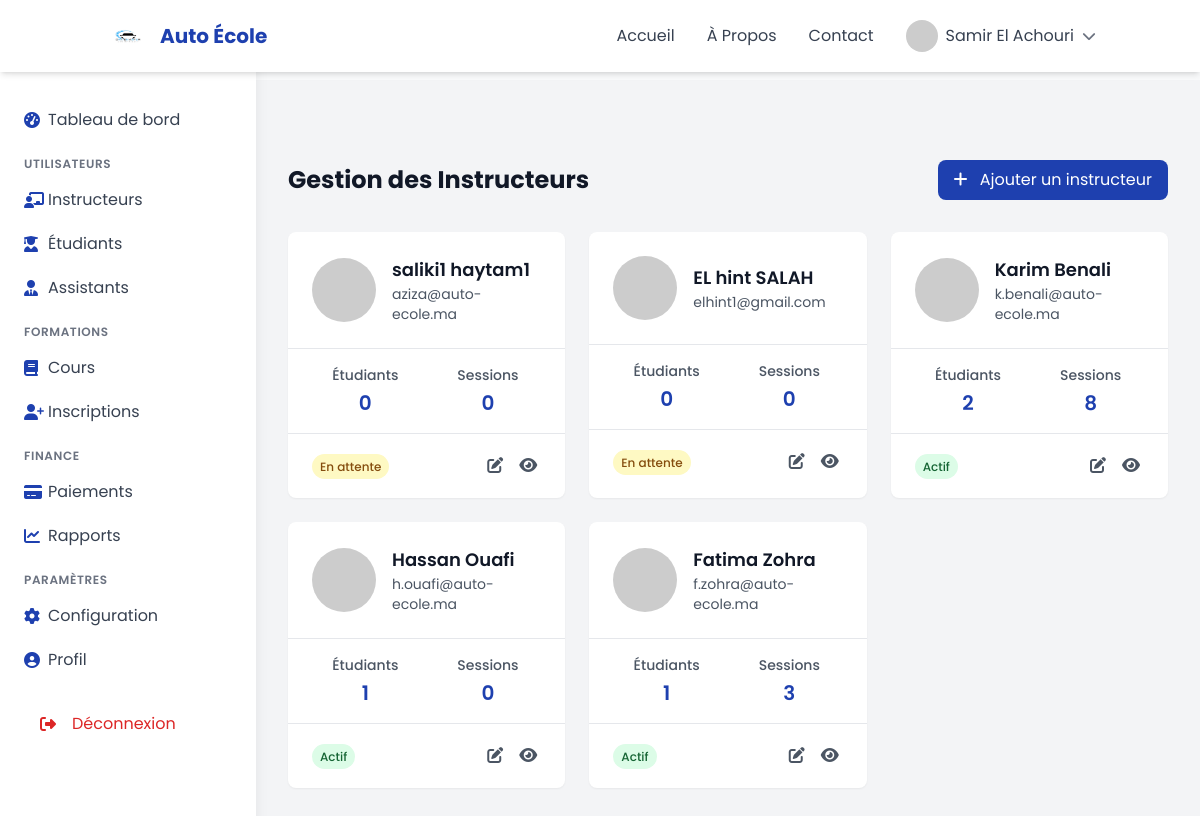
The page /pages/admin/users.php (signed in) on the database its author committed.
### tables this page shows
CREATE TABLE `users` (
  `id` int(11) NOT NULL,
  `first_name` varchar(50) NOT NULL,
  `last_name` varchar(50) NOT NULL,
  `email` varchar(100) NOT NULL,
  `password` varchar(255) NOT NULL,
  `phone` varchar(20) DEFAULT NULL,
  `date_of_birth` date DEFAULT NULL,
  `address` text,
  `role` enum('candidate','instructor','assistant','admin') NOT NULL,
  `status` enum('active','inactive','pending') DEFAULT 'pending',
  `created_at` timestamp NOT NULL DEFAULT CURRENT_TIMESTAMP,
  `updated_at` timestamp NOT NULL DEFAULT CURRENT_TIMESTAMP ON UPDATE CURRENT_TIMESTAMP,
  `failed_attempts` int(11) DEFAULT '0',
  `locked_until` datetime DEFAULT NULL,
  `profile_image` varchar(255) DEFAULT NULL
);

### includes/auth.php (called while the page is built, shortened)
<?php
require_once __DIR__ . '/../config/database.php';
class Auth {
    private static $instance = null;
    public static function getInstance() {
        if (self::$instance === null) {
            self::$instance = new self();
        }
        return self::$instance;
    }
    public function isLoggedIn() {
        return isset($_SESSION['user_id']) && $_SESSION['user_id'] > 0;
    }
}

### includes/functions.php (called while the page is built, shortened)
<?php
require_once __DIR__ . '/../config/database.php';
$db = DatabaseConnection::getInstance();
class AppFunctions {
    private static $instance = null;
    private $conn;
    private function __construct() {
        global $db;
        $this->conn = $db->getConnection();
    }
    public static function getInstance() {
        if (self::$instance === null) {
            self::$instance = new self();
        }
        return self::$instance;
    }
    public function getUserById($id) {
        $stmt = $this->conn->prepare("
            SELECT * FROM users WHERE id = ?
        ");
        $stmt->bind_param("i", $id);
        $stmt->execute();
        return $stmt->get_result()->fetch_assoc();
    }
    public function getStatusBadgeClass($status) {
        $classes = [
            'pending' => 'bg-yellow-100 text-yellow-800',
            'active' => 'bg-green-100 text-green-800',
            'completed' => 'bg-blue-100 text-blue-800',
            'cancelled' => 'bg-red-100 text-red-800',
            'suspended' => 'bg-orange-100 text-orange-800',
            'expired' => 'bg-gray-100 text-gray-800'
        ];
        return $classes[$status] ?? 'bg-gray-100 text-gray-800';
    }
    public function getStatusLabel($status) {
        switch ($status) {
            case 'pending':
                return 'En attente';
            case 'active':
                return 'Actif';
        }
    }
}
function getStatusBadgeClass($status) {
    return AppFunctions::getInstance()->getStatusBadgeClass($status);
}
function getStatusLabel($status) {
    return AppFunctions::getInstance()->getStatusLabel($status);
}

### config/database.php (called while the page is built, shortened)
<?php
class DatabaseConnection {
    private static $instance = null;
    private $connection;
    public function __construct() {
        try {
            $this->connection = new mysqli(DB_HOST, DB_USER, DB_PASS, DB_NAME, DB_PORT);
            $this->connection->set_charset("utf8mb4");
        } catch (Exception $e) {
            error_log($e->getMessage());
            die("Database connection error: " . $e->getMessage());
        }
    }
    public static function getInstance() {
        if (self::$instance === null) {
            self::$instance = new self();
        }
        return self::$instance;
    }
    public function getConnection() {
        return $this->connection;
    }
}

### pages/admin/users.php (the view, shortened to what this page needs)
<?php
require_once '../../config/database.php';
require_once '../../includes/auth.php';
require_once '../../includes/functions.php';
$db = new DatabaseConnection();
$conn = $db->getConnection();
$stmt = $conn->prepare("
    SELECT
        u.id,
        u.first_name,
        u.last_name,
        u.email,
        u.phone,
        u.profile_image,
        u.created_at,
        u.status,
        COUNT(DISTINCT e.id) as total_students,
        COUNT(DISTINCT s.id) as total_sessions
    FROM users u
    LEFT JOIN enrollments e ON u.id = e.instructor_id
    LEFT JOIN sessions s ON e.id = s.enrollment_id
    WHERE u.role = 'instructor'
    GROUP BY u.id
    ORDER BY u.created_at DESC
");
$stmt->execute();
$instructors = $stmt->get_result()->fetch_all(MYSQLI_ASSOC);
?>
<?php include '../../includes/header.php'; ?>
<div class="min-h-screen bg-gray-100">
    <?php include '../../includes/admin-sidebar.php'; ?>
    <div class="ml-64 p-8 pt-20">
        <div class="flex items-center justify-between mb-8">
            <h1 class="text-2xl font-bold text-gray-900">Gestion des Instructeurs</h1>
            <a href="/auto-ecole/pages/admin/add-instructor.php"
               class="px-4 py-2 bg-primary text-white rounded-lg hover:bg-accent transition-colors">
                <i class="fas fa-plus mr-2"></i>
                Ajouter un instructeur
            </a>
        </div>
        <div class="grid grid-cols-1 md:grid-cols-3 gap-6">
            <?php foreach ($instructors as $instructor): ?>
                <div class="bg-white rounded-lg shadow-sm overflow-hidden">
                    <div class="p-6">
                        <div class="flex items-center">
                            <img src="<?php echo $instructor['profile_image']
                                ? '/auto-ecole/assets/images/profiles/' . htmlspecialchars($instructor['profile_image'])
                                : 'https://ui-avatars.com/api/?name=' . urlencode($instructor['first_name'] . ' ' . $instructor['last_name']); ?>"
                                alt="Profile"
                                class="w-16 h-16 rounded-full object-cover">
                            <div class="ml-4">
                                <h2 class="text-lg font-semibold text-gray-900">
                                    <?php echo htmlspecialchars($instructor['first_name'] . ' ' . $instructor['last_name']); ?>
                                </h2>
                                <p class="text-sm text-gray-600">
                                    <?php echo htmlspecialchars($instructor['email']); ?>
                                </p>
                            </div>
                        </div>
                    </div>
                    <div class="border-t border-gray-200 px-6 py-4">
                        <div class="grid grid-cols-2 gap-4">
                            <div class="text-center">
                                <p class="text-sm font-medium text-gray-600">Étudiants</p>
                                <p class="mt-1 text-xl font-semibold text-primary">
                                    <?php echo $instructor['total_students']; ?>
                                </p>
                            </div>
                            <div class="text-center">
                                <p class="text-sm font-medium text-gray-600">Sessions</p>
                                <p class="mt-1 text-xl font-semibold text-primary">
                                    <?php echo $instructor['total_sessions']; ?>
                                </p>
                            </div>
                        </div>
                    </div>
                    <div class="border-t border-gray-200 px-6 py-4">
                        <div class="flex items-center justify-between">
                            <div>
                                <span class="px-2 py-1 text-xs font-medium rounded-full
                                    <?php echo getStatusBadgeClass($instructor['status']); ?>">
                                    <?php echo getStatusLabel($instructor['status']); ?>
                                </span>
                            </div>
                            <div class="flex space-x-2">
                                <button onclick="openStatusModal(<?php echo htmlspecialchars(json_encode($instructor)); ?>)"
                                        class="p-1 text-gray-600 hover:text-primary">
                                    <i class="fas fa-edit"></i>
                                </button>
                                <a href="/auto-ecole/pages/admin/instructor-detail.php?id=<?php echo $instructor['id']; ?>"
                                   class="p-1 text-gray-600 hover:text-primary">
                                    <i class="fas fa-eye"></i>
                                </a>
                            </div>
                        </div>
                    </div>
                </div>
            <?php endforeach; ?>
        </div>
    </div>
</div>

### includes/header.php (shortened to what this page needs)
<?php
require_once __DIR__ . '/auth.php';
require_once __DIR__ . '/functions.php';
function getUserProfileImage($userId) {
    try {
        $user = AppFunctions::getInstance()->getUserById($userId);
        return 'https://ui-avatars.com/api/?name=User';
    } catch (Exception $e) {
        error_log("Error getting user profile image: " . $e->getMessage());
        return 'https://ui-avatars.com/api/?name=User';
    }
}
function getUserFullName($userId) {
    try {
        $user = AppFunctions::getInstance()->getUserById($userId);
        if ($user && isset($user['first_name']) && isset($user['last_name'])) {
            return htmlspecialchars($user['first_name'] . ' ' . $user['last_name']);
        }
        return 'Utilisateur';
    } catch (Exception $e) {
        error_log("Error getting user full name: " . $e->getMessage());
        return 'Utilisateur';
    }
}
function isLoggedIn() {
    return Auth::getInstance()->isLoggedIn();
}
$currentUser = null;
if (isLoggedIn() && isset($_SESSION['user_id'])) {
    try {
        $currentUser = AppFunctions::getInstance()->getUserById($_SESSION['user_id']);
    } catch (Exception $e) {
        error_log("Error getting current user data: " . $e->getMessage());
    }
}
?>
<!DOCTYPE html>
<html lang="fr" class="scroll-smooth">
<head>
    <script src="https://cdn.tailwindcss.com"></script>
    <link rel="stylesheet" href="https://cdnjs.cloudflare.com/ajax/libs/font-awesome/6.4.0/css/all.min.css">
</head>
<body class="bg-gray-50">
    <header class="fixed w-full top-0 z-50 bg-white shadow-md">
        <nav class="container mx-auto px-4 py-3">
            <div class="flex items-center justify-between">
                <div class="flex items-center space-x-4">
                    <a href="/auto-ecole" class="flex items-center space-x-2">
                        <img src="/auto-ecole/assets/images/logo.png" alt="Auto École Logo" class="h-12 w-auto">
                        <span class="text-xl font-bold text-primary">Auto École</span>
                    </a>
                </div>
                <div class="hidden md:flex items-center space-x-8">
                    <a href="/auto-ecole" class="text-gray-700 hover:text-primary transition-colors">Accueil</a>
                    <a href="/auto-ecole/pages/about.php" class="text-gray-700 hover:text-primary transition-colors">À Propos</a>
                    <a href="/auto-ecole/pages/contact.php" class="text-gray-700 hover:text-primary transition-colors">Contact</a>
                    <?php if (isLoggedIn() && $currentUser): ?>
                        <div class="relative" x-data="{ open: false }">
                            <button @click="open = !open" class="flex items-center space-x-2">
                                <img src="<?php echo getUserProfileImage($_SESSION['user_id']); ?>"
                                     alt="Profile"
                                     class="w-8 h-8 rounded-full object-cover">
                                <span class="text-gray-700"><?php echo getUserFullName($_SESSION['user_id']); ?></span>
                                <i class="fas fa-chevron-down text-sm text-gray-500"></i>
                            </button>
                        </div>
                    <?php endif; ?>
                </div>
            </div>
        </nav>
    </header>
    <main class="mt-20">

### includes/header.php (style rules this page uses)
body { font-family: 'Poppins', sans-serif; }
html { scroll-behavior: smooth; scroll-padding-top: 5rem; }

### rows shown on the page
users: getUserFullName($_SESSION['user_id']) "Samir El Achouri"
users: first_name+last_name "saliki1 haytam1", email "aziza@auto-ecole.ma", total_students "0", total_sessions "0", status "En attente"
users: first_name+last_name "EL hint SALAH", email "elhint1@gmail.com", total_students "0", total_sessions "0", status "En attente"
users: first_name+last_name "Karim Benali", email "k.benali@auto-ecole.ma", total_students "2", total_sessions "8", status "Actif"
users: first_name+last_name "Hassan Ouafi", email "h.ouafi@auto-ecole.ma", total_students "1", total_sessions "0", status "Actif"
users: first_name+last_name "Fatima Zohra", email "f.zohra@auto-ecole.ma", total_students "1", total_sessions "3", status "Actif"
